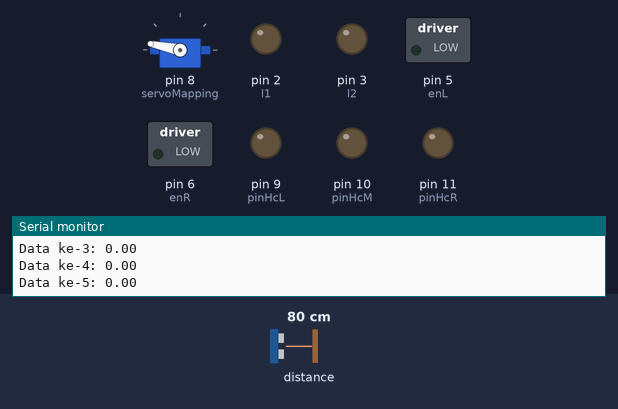
This sketch was run on a simulated Arduino Uno, built with avr-gcc and run on an emulated ATmega328P. Shown: servo, switched loads named in the sketch (green lamp = pin HIGH), output pins drawn as LEDs (lit = HIGH), the last lines printed to the serial monitor. Dashed ring = blinking. The inputs (shaded band) are chosen by the test bench; at power-on: distance to the obstacle 80 cm. Pins used as bus, display or sensor lines are not drawn.

Above: at 1.2 s.
1.3 s: distance to the obstacle set to 43 cm
At 2.1 s:
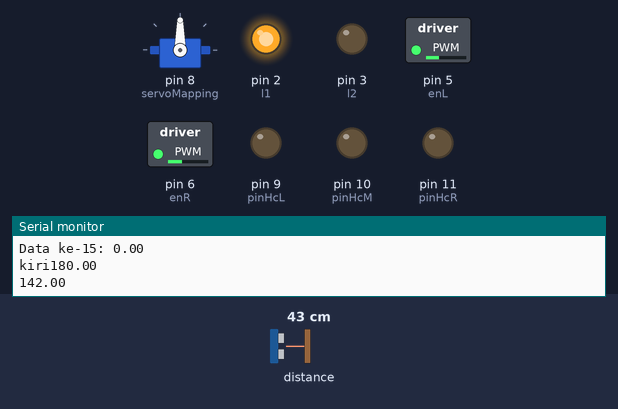
3.0 s: distance to the obstacle set to 36 cm
At 4.52 s:
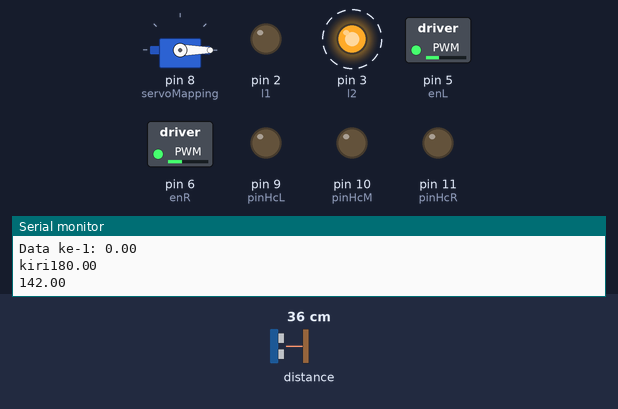
At 6.08 s:
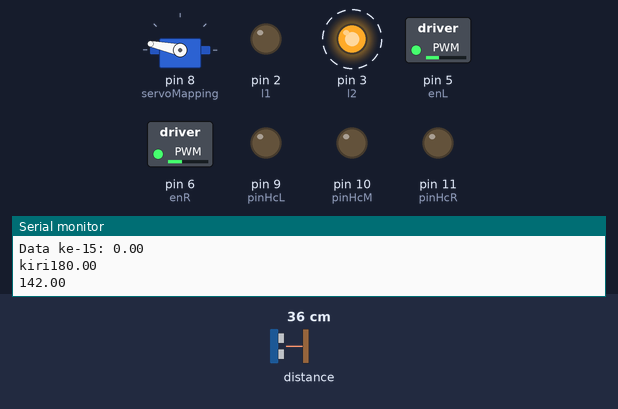
Timing chart, 0 to 12.0 s (numbered marks = the images above; inputs shaded):
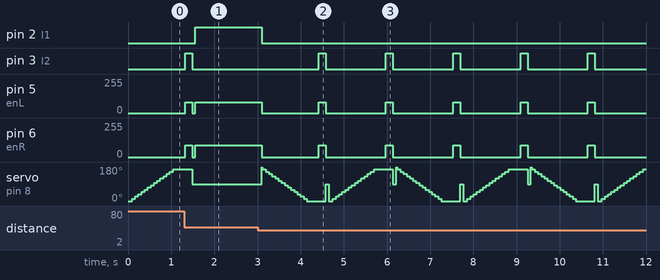

The sketch:

main.ino
```cpp
#include <Servo.h>
#include <Wire.h>
#include <VL53L0X.h>

Servo servoMapping;
VL53L0X lidar1;

#define r1 7
#define r2 4
#define enR 6

#define l1 2
#define l2 3
#define enL 5

#define pinHcL 9
#define pinHcM 10
#define pinHcR 11

float rPwm = 88.5;
int lPwm = 81;

//spesifikasi
float kecepatanRobot = 0.58;
float jariJariRobot = 3.5;

//mapping
float dataMap[16];

int iServo = 0;
bool scanState = true;
bool servoDirection = true;

long hcR = 6;
long hcM = 6;
long hcL = 6;

void setup() {
Serial.begin(9600);
Wire.begin();

lidar1.init();

pinMode(r1, OUTPUT);
pinMode(r2, OUTPUT);
pinMode(l1, OUTPUT);
pinMode(l2, OUTPUT);

pinMode(enR, OUTPUT);
pinMode(enL, OUTPUT);

servoMapping.attach(8);
servoMapping.write(0);

pinMode(pinHcL, OUTPUT);
pinMode(pinHcM, OUTPUT);
pinMode(pinHcR, OUTPUT);
}

void loop() {

  otonomMode();

  // robot scan jika hc deteksi benda depan

}

void otonomMode() {

  if (scanState) {

    if (servoDirection) {
      servoMapping.write(0);
      delay(20);

      for(iServo; iServo < 15; iServo++) {
        mapping(iServo);
      }

      for (int i = 0; i < 15; i++) {
        Serial.print("Data ke-");
        Serial.print(i + 1);
        Serial.print(": ");
        Serial.println(dataMap[i]);
      }

      servoDirection = false;

      scanState = false;
    } else {
      servoMapping.write(180);
      delay(20);

      for(iServo; iServo > 0; iServo--) {
        mapping(iServo - 1);
      }

      for (int i = 15; i > 0; i--) {
        Serial.print("Data ke-");
        Serial.print(i);
        Serial.print(": ");
        Serial.println(dataMap[i - 1]);
      }

      servoDirection = true;

      scanState = false;
    }


  } else {
    float panjangData = sizeof(dataMap) / sizeof(dataMap[0]);
    float maxNilai = dataMap[0];
    float maxIndex = 0;

    for (int i = 1; i < panjangData; i++) {
      if (dataMap[i] > maxNilai) {
        maxNilai = dataMap[i];
        maxIndex = i;
      }
    }

    if (dataMap[8] >= 400) {
        decisionMove(0, 0);
    } else {
      if (maxNilai >= 400) {
        int normalizeDegree;
        int normalizeDirection;

        if ((maxIndex * 12) >= 90) {
          normalizeDegree = (maxIndex * 12) - 90;
          normalizeDirection = (maxIndex * 12) - 90;
        } else {
          normalizeDegree = -1 * ((maxIndex * 12) - 90);
          normalizeDirection = (maxIndex * 12) - 90;
        }

        decisionMove(normalizeDegree, normalizeDirection);
      } else {
        decisionMove(180, 1);
      }
    }

  }

}

void mapping(int index) {
  servoMapping.write((index * 12));
  float range = (lidar1.readRangeSingleMillimeters())/1000;
  dataMap[index] = range;
  delay(40);
}

void decisionMove(int de, int di) {
  float direction = di;
  float targetDegree = de;
  float waktutPutarTarget = (targetDegree / 360) * 284; // mils

  if (direction > 0) {
    left(rPwm, lPwm);
    Serial.print("kiri");
    Serial.println(targetDegree);
    Serial.println(waktutPutarTarget);
    delay(waktutPutarTarget);
    stop();
  } else if (direction < 0) {
    right(rPwm, lPwm);
    Serial.print("kanan");
    Serial.println(targetDegree);
    Serial.println(waktutPutarTarget);
    delay(waktutPutarTarget);
    stop();
  }
  else if (targetDegree == 0 && direction == 0) {
    Serial.print("lurus");
    Serial.println(targetDegree);
    forward(rPwm, lPwm);
  }

  servoMapping.write(90);
  float rangeMid = lidar1.readRangeSingleMillimeters();
  delay(40);

  while (rangeMid >= 400) {
    forward(rPwm, lPwm);
    rangeMid = lidar1.readRangeSingleMillimeters();
    delay(40);
  }

  stop();
  scanState = true;
}

void forward(float rPwm, int lPwm) {
  digitalWrite(r1,HIGH);
  digitalWrite(r2,LOW);
  digitalWrite(l1,HIGH);
  digitalWrite(l2,LOW);
  analogWrite(enR, rPwm);
  analogWrite(enL, lPwm);
}

void stop() {
  digitalWrite(r1,LOW);
  digitalWrite(r2,LOW);
  digitalWrite(l1,LOW);
  digitalWrite(l2,LOW);
  analogWrite(enR, 0);
  analogWrite(enL, 0);
}

void backward(int rPwm, int lPwm) {
  digitalWrite(r1,LOW);
  digitalWrite(r2,HIGH);
  digitalWrite(l1,LOW);
  digitalWrite(l2,HIGH);
  analogWrite(enR, rPwm);
  analogWrite(enL, lPwm);
}

void right(int rPwm, int lPwm) {
  digitalWrite(r1,LOW);
  digitalWrite(r2,HIGH);
  digitalWrite(l1,HIGH);
  digitalWrite(l2,LOW);
  analogWrite(enR, rPwm);
  analogWrite(enL, lPwm);
}

void left(int rPwm, int lPwm) {
  digitalWrite(r1,HIGH);
  digitalWrite(r2,LOW);
  digitalWrite(l1,LOW);
  digitalWrite(l2,HIGH);
  analogWrite(enR, rPwm);
  analogWrite(enL, lPwm);
}
```

Measured:
- the behaviour switches between 40 and 39 cm on distance to the obstacle (found by bisection; images 1 and 2)
- after the input at 3.0 s, pin 2 (l1): HIGH → LOW after 0.10 s; pin 3 (l2): alternates HIGH for 0.16 s and LOW for 1.4 s, starting after 1.4 s
